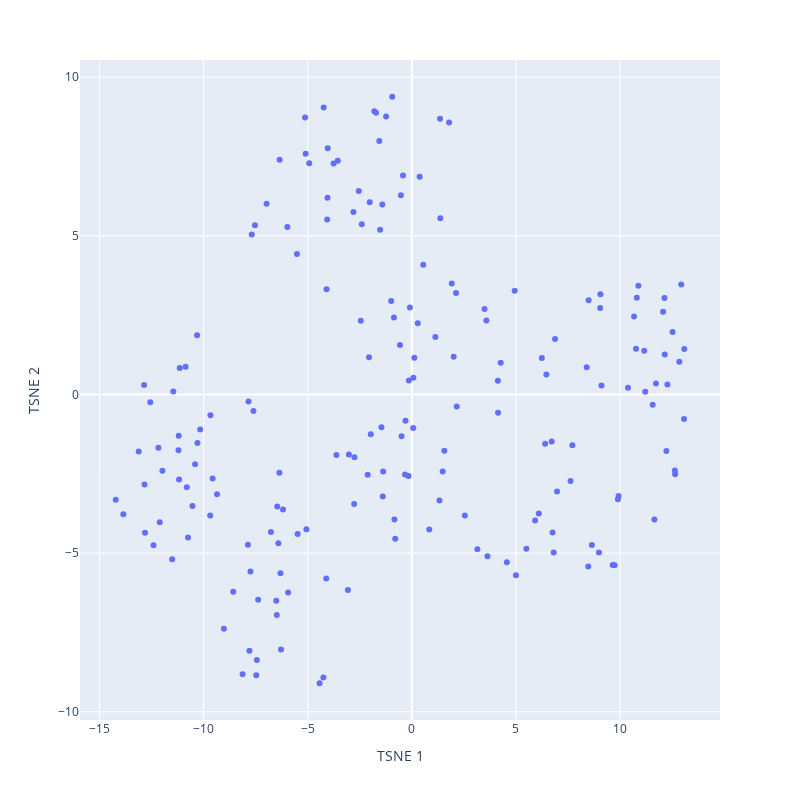

The cell this chart's notebook holds for it:
### Markdown cell above
# Técnicas extras

## O que são?

Tanto o t-SNE (t-Distributed Stochastic Neighbor Embedding) quanto o UMAP (Uniform Manifold Approximation and Projection) são técnicas de redução de dimensionalidade que são comumente usadas para visualização de dados de alta dimensão. Ambos seguem um processo semelhante onde começam calculando probabilidades de alta dimensão p, depois probabilidades de baixa dimensão q, seguido pelo cálculo da função de custo C(p,q) comparando as diferenças entre as probabilidade

No entanto, existem algumas diferenças importantes entre os dois:

- Velocidade e Escalabilidade: O UMAP geralmente é mais rápido que o t-SNE e pode lidar melhor com conjuntos de dados maiores.
- Preservação da Estrutura Global: Enquanto o t-SNE se concentra em preservar a estrutura local dos dados (ou seja, mantém pontos que são próximos no espaço de alta dimensão próximos no espaço de baixa dimensão), o UMAP tenta preservar tanto a estrutura local quanto a global dos dados. Isso significa que o UMAP pode preservar melhor as relações de distância entre os clusters.
- Reprodutibilidade: O t-SNE é uma técnica estocástica, o que significa que você pode obter resultados ligeiramente diferentes cada vez que você executar o código, mesmo com a mesma semente aleatória. Por outro lado, o UMAP é mais consistente e produz resultados mais reprodutíveis.
- Uso de Hiperparâmetros: Ambos os métodos têm hiperparâmetros que podem ser ajustados para alterar o resultado da redução de dimensionalidade. No entanto, a interpretação e o ajuste desses hiperparâmetros podem ser menos intuitivos no t-SNE do que no UMAP.

### Code cell
from sklearn.manifold import TSNE

def TSNE_trainer(df):
    
    # Define o modelo
    model = TSNE(n_components=2, random_state=0)
    
    # Define os dados de treino
    X = model.fit_transform(df)
    
    # Plota o gráfico de dispersão dos dados TSNE
    
    # Cria um dataframe com os componentes principais
    principalDf = pd.DataFrame(data = X, columns = ['TSNE 1', 'TSNE 2'])

    # Plota o gráfico de dispersão
    fig = px.scatter(principalDf, x='TSNE 1', y='TSNE 2')

    # Atualiza o layout do gráfico
    fig.update_layout(
        width=800, 
        height=800)

    # Atualiza o X e Y do gráfico
    fig.update_xaxes(title_text='TSNE 1')
    fig.update_yaxes(title_text='TSNE 2')
    
    # Exibe o gráfico
    fig.show()
    
# Chamada da função TSNE
TSNE_trainer(df)

### Figure 1 — Plotly figure (JSON) as saved in the notebook; plotly's stock layout.template omitted (floating-point values rounded to 4 significant figures; data arrays with more than 128 entries replaced by an {"elided": "..."} marker saying what was removed)
{"data": [{"hovertemplate": "TSNE 1=%{x}<br>TSNE 2=%{y}<extra></extra>", "legendgroup": "", "marker": {"color": "#636efa", "symbol": "circle"}, "mode": "markers", "name": "", "orientation": "v", "showlegend": false, "type": "scatter", "x": {"elided": "183 float values"}, "xaxis": "x", "y": {"elided": "183 float values"}, "yaxis": "y"}], "layout": {"height": 800, "legend": {"tracegroupgap": 0}, "margin": {"t": 60}, "width": 800, "xaxis": {"anchor": "y", "domain": [0, 1], "title": {"text": "TSNE 1"}}, "yaxis": {"anchor": "x", "domain": [0, 1], "title": {"text": "TSNE 2"}}}}
